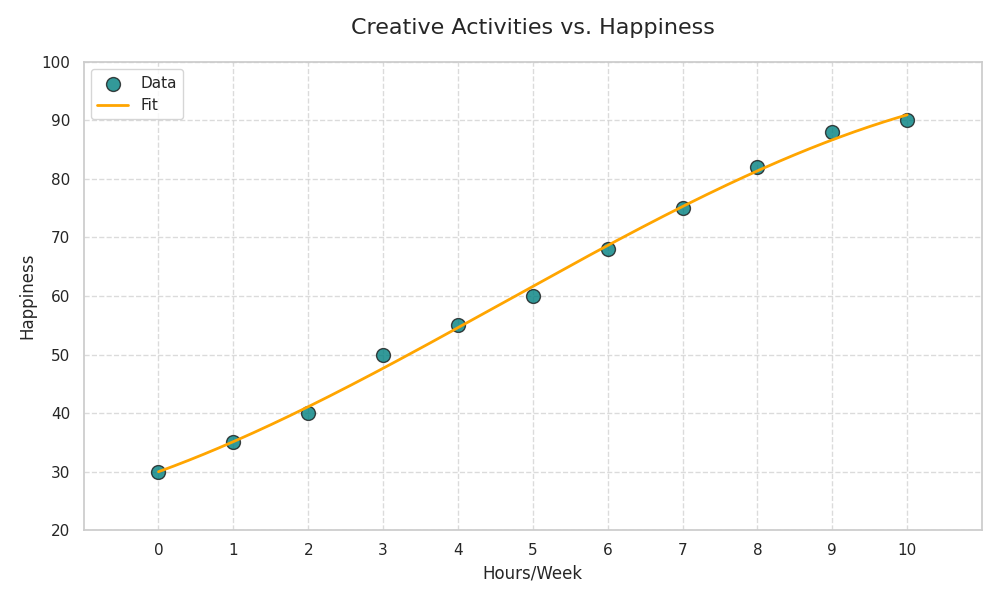

The Python source for this figure:
import matplotlib.pyplot as plt
import numpy as np
from scipy.optimize import curve_fit

creative_hours = np.array([0, 1, 2, 3, 4, 5, 6, 7, 8, 9, 10])
happiness_levels = np.array([30, 35, 40, 50, 55, 60, 68, 75, 82, 88, 90])

def cubic_fit(x, a, b, c, d):
    return a * x**3 + b * x**2 + c * x + d

cubic_params, _ = curve_fit(cubic_fit, creative_hours, happiness_levels)

hours_range = np.linspace(min(creative_hours), max(creative_hours), 300)
fitting_curve = cubic_fit(hours_range, *cubic_params)

plt.figure(figsize=(10, 6))
plt.scatter(creative_hours, happiness_levels, color='teal', label='Data', alpha=0.8, edgecolors='k', s=100)
plt.plot(hours_range, fitting_curve, color='orange', linestyle='-', linewidth=2, label='Fit')

plt.title("Creative Activities vs. Happiness", fontsize=16, pad=20)
plt.xlabel("Hours/Week", fontsize=12)
plt.ylabel("Happiness", fontsize=12)
plt.legend(loc='upper left')
plt.grid(True, linestyle='--', alpha=0.7)
plt.xlim(min(creative_hours) - 1, max(creative_hours) + 1)
plt.ylim(20, 100)
plt.xticks(np.arange(0, 11, 1))
plt.yticks(np.arange(20, 101, 10))
plt.tight_layout()
plt.show()
